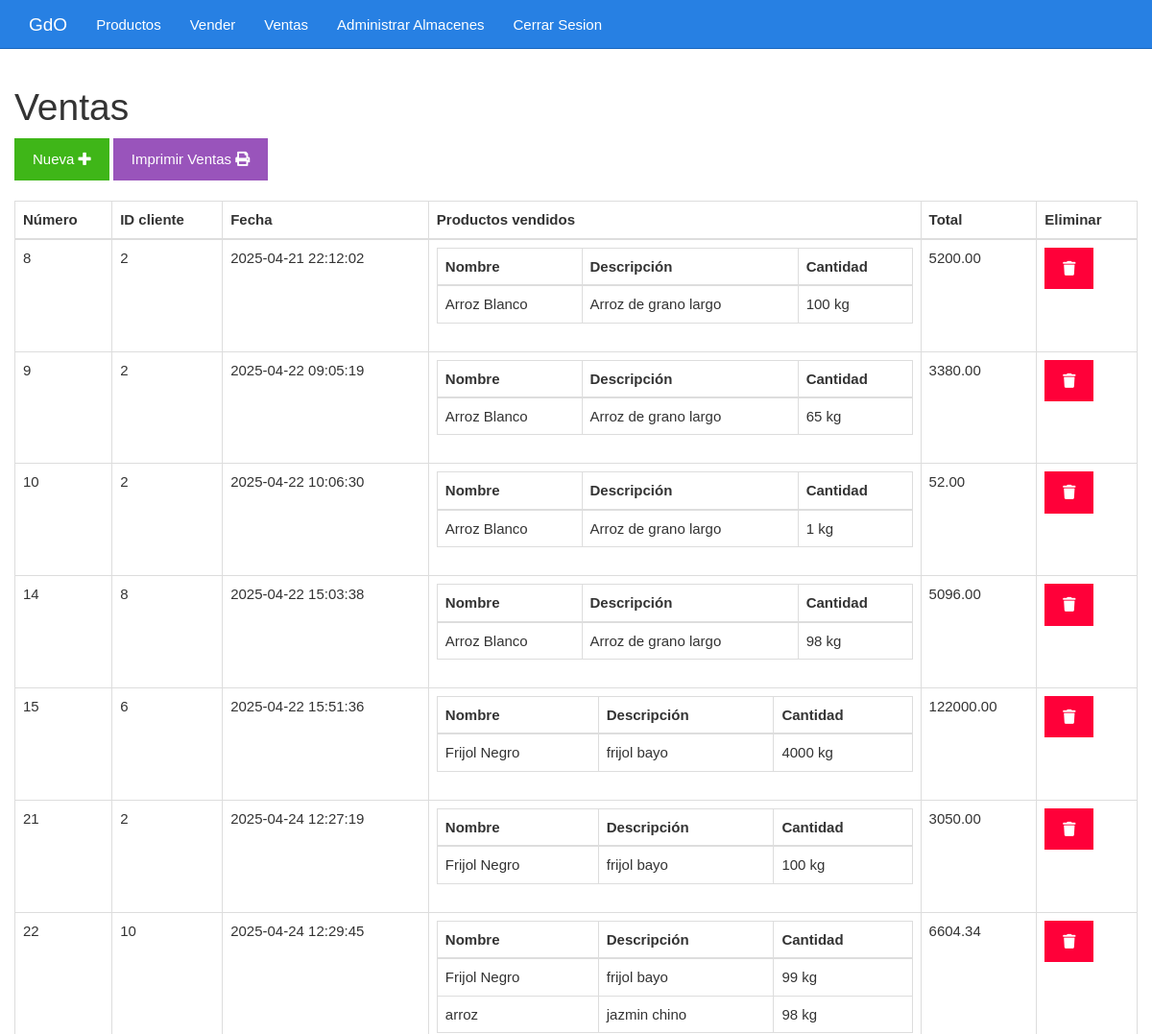
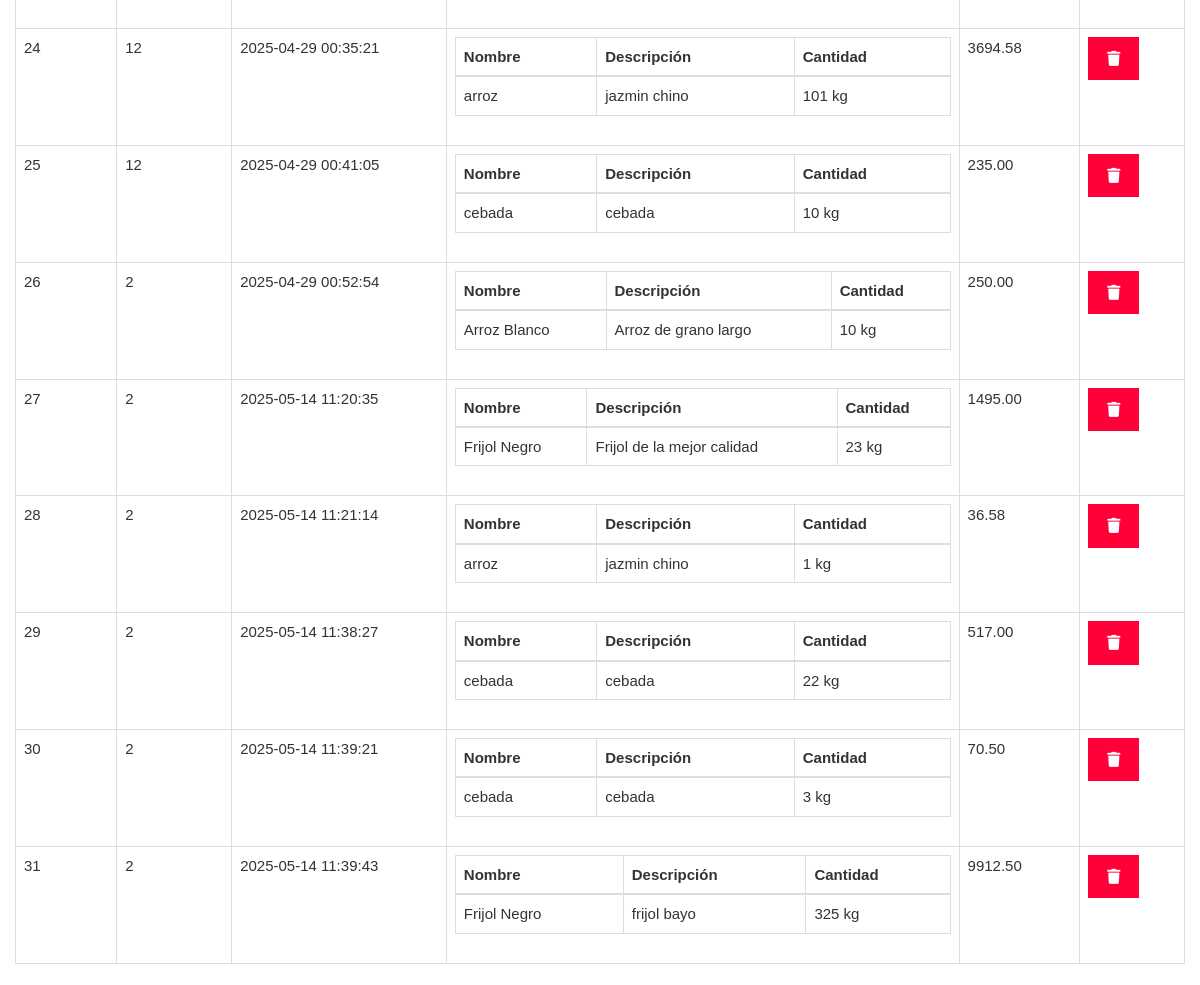
Page /empleado/ventas.php on the committed database (2 pictures, top to bottom).
### tables this page shows
CREATE TABLE `ventas` (
  `id` int NOT NULL,
  `cliente_id` int NOT NULL,
  `empleado_id` int DEFAULT NULL,
  `fecha_venta` timestamp NULL DEFAULT CURRENT_TIMESTAMP,
  `total` decimal(10,2) NOT NULL
);

CREATE TABLE `clientes` (
  `id` int NOT NULL,
  `direccion` varchar(255) DEFAULT NULL,
  `telefono` varchar(20) DEFAULT NULL
);

### empleado/ventas.php (the view, shortened to what this page needs)
<?php include_once "./diseño/encabezado.php" ?>
<?php
include_once "../base/conexion.php";
$sentencia = $conexion->query("SELECT ventas.total, ventas.fecha_venta, ventas.id, ventas.cliente_id, GROUP_CONCAT( productos.nombre, '..',   productos.descripcion,'..', productos.unidad_medida, '..', productos_vendidos.cantidad SEPARATOR '__') AS productos FROM ventas INNER JOIN productos_vendidos ON productos_vendidos.id_venta = ventas.id INNER JOIN productos ON productos.id = productos_vendidos.id_producto GROUP BY ventas.id ORDER BY ventas.id;");
$ventas = $sentencia->fetchAll(PDO::FETCH_OBJ);
?>
<!DOCTYPE html>
<html lang="es">
<head>
	<link rel="stylesheet" href="./diseño/css/estilo.css">
</head>
<body>
	<div class="col-xs-12">
		<h1>Ventas</h1>
		<div class="no-imprimir">
			<a class="btn btn-success" href="./vender.php">Nueva <i class="fa fa-plus"></i></a>
			<button class="btn btn-info" onclick="imprimirVentas()">Imprimir Ventas <i class="fa fa-print"></i></button>
		</div>
		<br>
		<div class="imprimir-area">
			<table class="table table-bordered">
				<thead>
					<tr>
						<th>Número</th>
						<th>ID cliente</th>
						<th>Fecha</th>
						<th>Productos vendidos</th>
						<th>Total</th>
						<th class="no-imprimir">Eliminar</th>
					</tr>
				</thead>
				<tbody>
					<?php foreach ($ventas as $venta) { ?>
						<tr>
							<td><?php echo $venta->id ?></td>
							<td>
								<?php
								$sentenciaCliente = $conexion->prepare("SELECT * FROM clientes WHERE id = ?;");
								$sentenciaCliente->execute([$venta->cliente_id]);
								$cliente = $sentenciaCliente->fetch(PDO::FETCH_OBJ);
								echo $cliente->id;
								?>
							</td>
							<td><?php echo $venta->fecha_venta ?></td>
							<td>
								<table class="table table-bordered">
									<thead>
										<tr>
											<th>Nombre</th>
											<th>Descripción</th>
											<th>Cantidad</th>
										</tr>
									</thead>
									<tbody>
										<?php foreach (explode("__", $venta->productos) as $productosConcatenados) {
											$producto = explode("..", $productosConcatenados)
										?>
											<tr>
												<td><?php echo $producto[0] ?></td>
												<td><?php echo $producto[1] ?></td>
												<td><?php echo $producto[3] . ' ' . $producto[2] ?></td>
											</tr>
										<?php } ?>
									</tbody>
								</table>
							</td>
							<td><?php echo $venta->total ?></td>
							<td class="no-imprimir"><a class="btn btn-danger" href="<?php echo "eliminarVenta.php?id=" . $venta->id ?>"><i class="fa fa-trash"></i></a></td>
						</tr>
					<?php } ?>
				</tbody>
			</table>
		</div>
	</div>
</body>
</html>
<?php include_once "./diseño/pie.php" ?>

### empleado/diseño/css/estilo.css (style rules this page uses)
body { padding-top: 70px; }

### rows in the picture
ventas: id "8", cliente "2", fecha_venta "2025-04-21 22:12:02", producto "Arroz Blanco", producto "Arroz de grano largo", producto "100", producto "kg", total "5200.00"
ventas: id "9", cliente "2", fecha_venta "2025-04-22 09:05:19", producto "Arroz Blanco", producto "Arroz de grano largo", producto "65", producto "kg", total "3380.00"
ventas: id "10", cliente "2", fecha_venta "2025-04-22 10:06:30", producto "Arroz Blanco", producto "Arroz de grano largo", producto "1", producto "kg", total "52.00"
ventas: id "14", cliente "8", fecha_venta "2025-04-22 15:03:38", producto "Arroz Blanco", producto "Arroz de grano largo", producto "98", producto "kg", total "5096.00"
ventas: id "15", cliente "6", fecha_venta "2025-04-22 15:51:36", producto "Frijol Negro", producto "frijol bayo", producto "4000", producto "kg", total "122000.00"
ventas: id "21", cliente "2", fecha_venta "2025-04-24 12:27:19", producto "Frijol Negro", producto "frijol bayo", producto "100", producto "kg", total "3050.00"
ventas: id "22", cliente "10", fecha_venta "2025-04-24 12:29:45", producto "Frijol Negro", producto "frijol bayo", producto "99", producto "kg", producto "arroz", producto "jazmin chino", producto "98", total "6604.34"
ventas: id "24", cliente "12", fecha_venta "2025-04-29 00:35:21", producto "arroz", producto "jazmin chino", producto "101", producto "kg", total "3694.58"
ventas: id "25", cliente "12", fecha_venta "2025-04-29 00:41:05", producto "cebada", producto "10", producto "kg", total "235.00"
ventas: id "26", cliente "2", fecha_venta "2025-04-29 00:52:54", producto "Arroz Blanco", producto "Arroz de grano largo", producto "10", producto "kg", total "250.00"
ventas: id "27", cliente "2", fecha_venta "2025-05-14 11:20:35", producto "Frijol Negro", producto "Frijol de la mejor calidad", producto "23", producto "kg", total "1495.00"
ventas: id "28", cliente "2", fecha_venta "2025-05-14 11:21:14", producto "arroz", producto "jazmin chino", producto "1", producto "kg", total "36.58"
ventas: id "29", cliente "2", fecha_venta "2025-05-14 11:38:27", producto "cebada", producto "22", producto "kg", total "517.00"
ventas: id "30", cliente "2", fecha_venta "2025-05-14 11:39:21", producto "cebada", producto "3", producto "kg", total "70.50"
ventas: id "31", cliente "2", fecha_venta "2025-05-14 11:39:43", producto "Frijol Negro", producto "frijol bayo", producto "325", producto "kg", total "9912.50"
